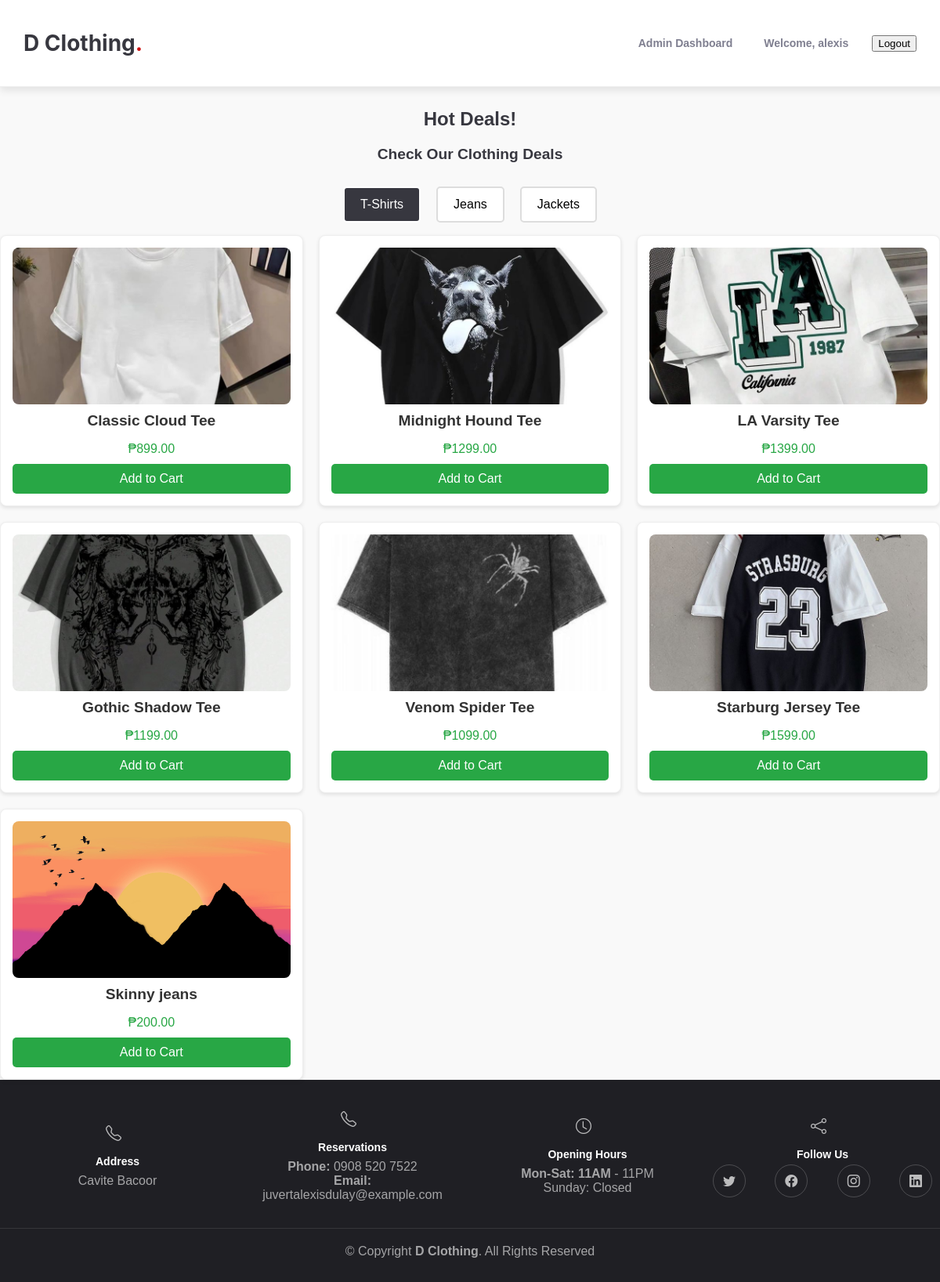
The page /menu/ (signed in) on the database its author committed.
### app/models.py (models this page shows, shortened)
class Category(models.Model):
    name = models.CharField(max_length=100)
    description = models.TextField(blank=True, null=True)

class Product(models.Model):
    name = models.CharField(max_length=100)
    description = models.TextField(blank=True)
    image = models.ImageField(upload_to='products/', default='default.jpg')
    price = models.DecimalField(max_digits=10, decimal_places=2)
    stock = models.PositiveIntegerField()
    categories = models.ManyToManyField(Category, related_name='products')

### app/views.py (the view)
# urls.py: path('menu/', menu_view, name='menu'),
def menu_view(request):
    from .models import Category  # Move import here
    categories = Category.objects.prefetch_related('products').all()
    return render(request, 'app/menu.html', {'categories': categories})

### app/templates/app/menu.html (shortened to what this page needs)
{% extends 'app/base.html' %}
{% load static %}
{% block content %}
<link rel="stylesheet" href="{% static 'css/menu.css' %}">
<section id="menu" class="menu">
    <div class="container" data-aos="fade-up">
        <div class="section-header">
            <h2>Hot Deals!</h2>
            <p class="clothing-deals">Check Our <span>Clothing Deals</span></p>
        </div>
        <ul class="nav category-nav" data-aos="fade-up" data-aos-delay="200">
            {% for category in categories %}
                <li class="nav-item">
                    <button class="nav-link category-btn {% if forloop.first %} active{% endif %}"
                            data-category-id="{{ category.id }}">
                        {{ category.name }}
                    </button>
                </li>
            {% empty %}
                <p>No categories available.</p>
            {% endfor %}
        </ul>
        <div class="products-wrapper" id="products-wrapper">
            {% for category in categories %}
                <div class="product-list category-{{ category.id }}" {% if not forloop.first %} style="display: none;"{% endif %}>
                    <div class="products-container">
                        {% for product in category.products.all %}
                            <div class="product-item">
                                <div class="product-img">
                                    <img src="{{ product.image.url }}" alt="{{ product.name }}">
                                </div>
                                <h2 class="product-name">
                                    <a href="/product-detail/{{ product.id }}/">{{ product.name }}</a>
                                </h2>
                                <p class="product-price">₱{{ product.price }}</p>
                                <button class="add-to-cart-btn" data-product-id="{{ product.id }}">Add to Cart</button>
                            </div>
                        {% empty %}
                            <p class="no-products">No products available.</p>
                        {% endfor %}
                    </div>
                </div>
            {% endfor %}
        </div>
    </div>
</section>
{% endblock %}

### app/templates/app/nav.html (shortened to what this page needs)
{% load static %}
<link rel="stylesheet" href="{% static 'css/navbar.css' %}">
<header id="header" class="header fixed-top d-flex align-items-center">
    <a href="{% url 'home' %}" class="logo d-flex align-items-center me-auto me-lg-0">
        <h1>D Clothing<span>.</span></h1>
    </a>
    <nav id="navbar" class="navbar">
        <ul>
            {% if user.is_authenticated %}
                {% if user.is_staff or user.is_superuser %}
                    <li><a href="{% url 'admin_dashboard' %}" class="{% if request.path == '/admin-dashboard/' %}active{% endif %}">Admin Dashboard</a></li>
                    <li><a href="{% url 'profile' %}" class="username-link">Welcome, {{ user.username }}</a></li>
                    <li>
                        <form method="post" action="{% url 'logout' %}" style="display: inline;">
                            <button type="submit" class="btn btn-link nav-btn">Logout</button>
                        </form>
                    </li>
                {% endif %}
            {% endif %}
        </ul>
    </nav>
</header>

### static/css/base.css (style rules this page uses)
body { font-family: var(--font-default); color: var(--color-default); }

### static/css/navbar.css (style rules this page uses)
:root { --font-default: "Open Sans", system-ui, -apple-system, "Segoe UI", Roboto, "Helvetica Neue", Arial, "Noto Sans", "Liberation Sans", sans-serif; --font-secondary: "Inter", sans-serif; --color-primary: #ce1212; --color-secondary: #37373f; --color-background: #ffffff; --color-text-light: #7f7f90; --color-hover: #ec2727; }
body { font-family: var(--font-default); color: var(--color-secondary); background-color: var(--color-background); margin: 0; padding: 0; }
a { color: var(--color-primary); text-decoration: none; transition: color 0.3s ease; }
.header { background: var(--color-background); box-shadow: 0 4px 10px rgba(0, 0, 0, 0.1); padding: 10px 30px; z-index: 997; height: 90px; display: flex; align-items: center; justify-content: space-between; border-bottom: 1px solid #eee; position: fixed; top: 0; width: 100%; max-width: 100%; overflow: hidden; }
.header .logo h1 { font-size: 28px; font-weight: 700; color: var(--color-secondary); font-family: var(--font-secondary); margin: 0; }
.header .logo h1 span { color: var(--color-primary); }
.navbar { display: flex; justify-content: center; align-items: center; flex-wrap: wrap; max-width: 100%; margin-right: 50px; }
.navbar ul { list-style: none; padding: 0; display: flex; align-items: center; flex-wrap: wrap; }
.navbar ul li { margin: 0 10px; }
.navbar ul li a { font-size: 14px; font-weight: 600; color: var(--color-text-light); padding: 6px 10px; transition: color 0.3s ease; position: relative; }
.navbar ul li a:before { content: ''; position: absolute; width: 100%; height: 2px; background-color: var(--color-primary); left: 0; bottom: -5px; visibility: hidden; width: 0%; transition: width 0.3s ease-in-out, visibility 0.3s; }

### static/css/menu.css (style rules this page uses)
.menu { margin-top: 18px; padding-top: 20px; }
body { padding-top: 80px; background-color: #f9f9f9; font-family: 'Arial', sans-serif; }
.section-header { text-align: center; margin-bottom: 30px; }
.clothing-deals { text-align: center; font-size: 1.2rem; font-weight: bold; margin-top: 10px; }
.category-nav { display: flex; justify-content: center; gap: 20px; list-style: none; padding: 0; margin-top: 20px; }
.category-nav .nav-item { text-align: center; }
.category-nav .category-btn { padding: 12px 20px; font-size: 1rem; border: 2px solid #ddd; border-radius: 5px; background-color: #fff; cursor: pointer; transition: all 0.3s; }
.category-nav .category-btn.active { background-color: #37373f; color: #fff; border-color: #fff; }
.products-container { display: grid; grid-template-columns: repeat(3, 1fr); gap: 20px; }
.product-item { background: #fff; padding: 15px; border: 1px solid #eee; border-radius: 8px; box-shadow: 0 2px 5px rgba(0, 0, 0, 0.1); text-align: center; transition: transform 0.3s; }
.product-img { width: 100%; height: 200px; overflow: hidden; display: flex; align-items: center; justify-content: center; }
.product-img img { width: 100%; height: 100%; object-fit: cover; border-radius: 8px; }
.product-name { font-size: 1.2rem; font-weight: bold; margin-top: 10px; color: #333; }
.product-name a { text-decoration: none; color: inherit; transition: color 0.3s; }
.product-price { font-size: 1rem; color: #28a745; margin: 10px 0; }
.add-to-cart-btn { width: 100%; padding: 10px; background-color: #28a745; color: white; border: none; border-radius: 5px; font-size: 1rem; cursor: pointer; transition: background 0.3s; }

### rows shown on the page
Category: name "T-Shirts"
Category: name "Jeans"
Category: name "Jackets"
Product: image (picture), name "Classic Cloud Tee", price "899.00"
Product: image (picture), name "Midnight Hound Tee", price "1299.00"
Product: image (picture), name "LA Varsity Tee", price "1399.00"
Product: image (picture), name "Gothic Shadow Tee", price "1199.00"
Product: image (picture), name "Venom Spider Tee", price "1099.00"
Product: image (picture), name "Starburg Jersey Tee", price "1599.00"
Product: image (picture), name "Skinny jeans", price "200.00"

### other values the page prints
{{ user.username }} "alexis"
